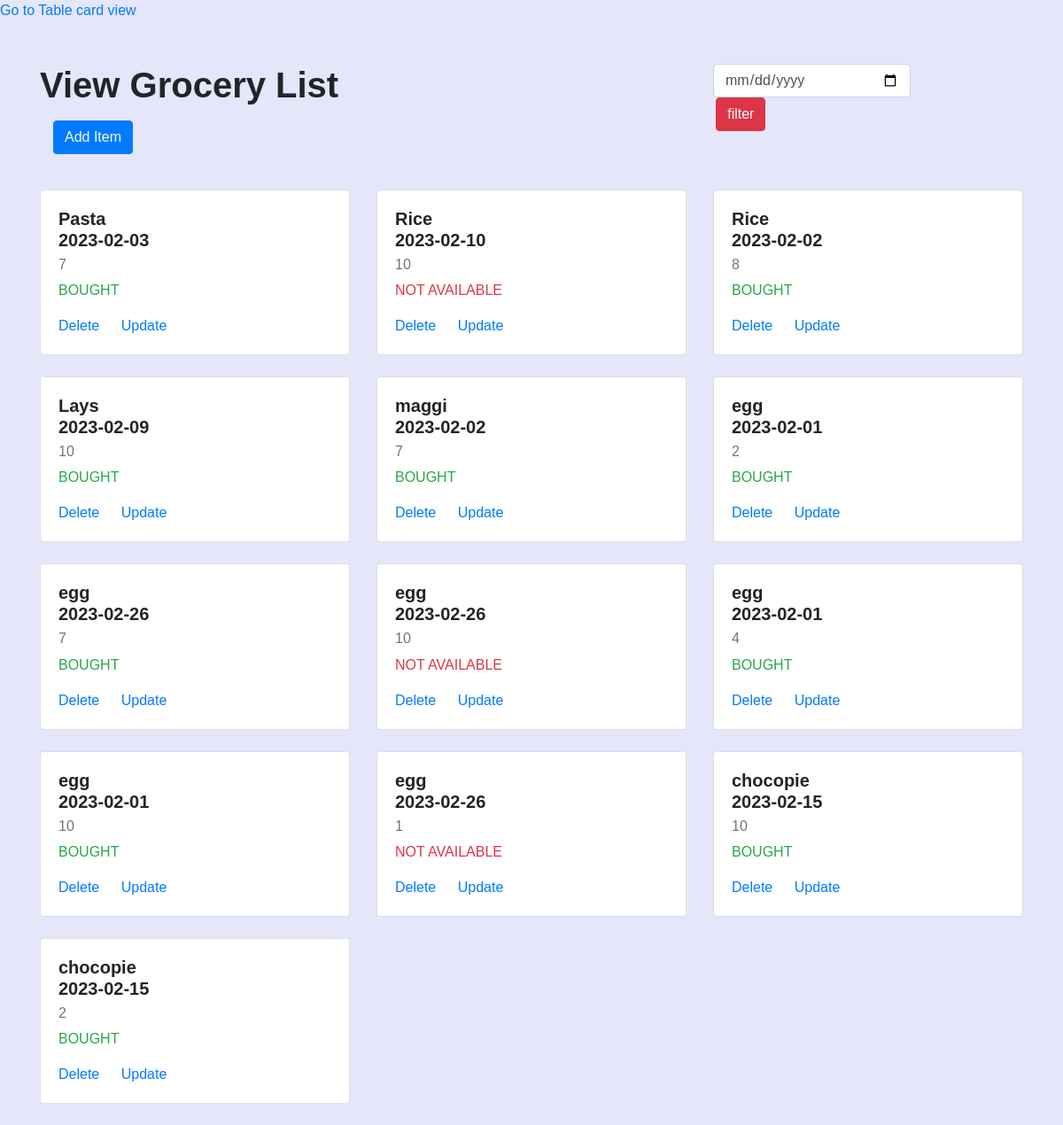
The page / on the database its author committed.
### tables this page shows
CREATE TABLE `grocerytb` (
  `id` int(10) NOT NULL,
  `Item_name` varchar(30) NOT NULL,
  `Item_Quantity` int(100) NOT NULL,
  `Item_status` varchar(20) NOT NULL,
  `Date` date NOT NULL
);

### index.php (the view, shortened to what this page needs)
<a href="table.php">Go to Table</a>
<a href="link.php">card view</a>
<?php
	include 'connect.php';
	if (isset($_POST['filter']))
	{
		$date=$_POST['idate'];
		$q="select * from grocerytb where Date='$date'";
		$query=mysqli_query($con,$q);
	}
	else {
		$q= "select * from grocerytb";
		$query=mysqli_query($con,$q);
	}
?>
<html>
<head>
	<link rel="stylesheet" href=
"https://maxcdn.bootstrapcdn.com/bootstrap/4.4.1/css/bootstrap.min.css">
	<link rel="stylesheet"
		href="css/style.css">
</head>
<body>
	<div class="container mt-5">
		<div class="row">
			<div class="col-lg-8">
				<h1>View Grocery List</h1>
				<div class="container my-3">
					<button class="btn btn-primary"><a href="add.php" class="text-light">Add Item</a></button></div>
				</div>
				<div class="col-lg-4">
				<div class="row">
					<div class="col-lg-8">
						<form method="post" action="">
							<input type="date"
								class="form-control"
								name="idate">
							<div class="col-lg-4"
								method="post">
								<input type="submit"
								class="btn btn-danger float-right"
								name="filter" value="filter">
							</div>
						</form>
					</div>
				</div>
			</div>
		</div>
		<div class="row mt-4">
			<?php
				while ($qq=mysqli_fetch_array($query))
				{
			?>
			<div class="col-lg-4">
				<div class="card">
					<div class="card-body">
						<h5 class="card-title">
							<?php echo $qq['Item_name']; ?> <br>
							<?php echo $qq['Date']; ?>
						</h5>
						<h6 class="card-subtitle mb-2 text-muted">
							<?php echo
							$qq['Item_Quantity']; ?>
						</h6>
						<?php
						if($qq['Item_status'] == 0) {
						?>
						<p class="text-info">PENDING</p>
						<?php
						} else if($qq['Item_status'] == 1) {
						?>
						<p class="text-success">BOUGHT</p>
						<?php } else { ?>
						<p class="text-danger">NOT AVAILABLE</p>
						<?php } ?>
						<a href=
						"delete.php?id=<?php echo $qq['id']; ?>"
							class="card-link">
							Delete
						</a>
						<a href="update.php?id=<?php echo $qq['id']; ?>"
							class="card-link">
							Update
						</a>
					</div>
				</div><br>
			</div>
			<?php
			}
			?>
		</div>
	</div>
</body>
</html>

### css/style.css (style rules this page uses)
body { font-family: 'Poppins', sans-serif; font-weight: 300; background-color: lavender; }
h1, h2, h3, h4, h5 { font-family: 'Poppins', sans-serif; font-weight: 700; }

### rows shown on the page
grocerytb: Item_name "Pasta", Date "2023-02-03", Item_Quantity "7", Item_status "BOUGHT"
grocerytb: Item_name "Rice", Date "2023-02-10", Item_Quantity "10", Item_status "NOT AVAILABLE"
grocerytb: Item_name "Rice", Date "2023-02-02", Item_Quantity "8", Item_status "BOUGHT"
grocerytb: Item_name "Lays", Date "2023-02-09", Item_Quantity "10", Item_status "BOUGHT"
grocerytb: Item_name "maggi", Date "2023-02-02", Item_Quantity "7", Item_status "BOUGHT"
grocerytb: Item_name "egg", Date "2023-02-01", Item_Quantity "2", Item_status "BOUGHT"
grocerytb: Item_name "egg", Date "2023-02-26", Item_Quantity "7", Item_status "BOUGHT"
grocerytb: Item_name "egg", Date "2023-02-26", Item_Quantity "10", Item_status "NOT AVAILABLE"
grocerytb: Item_name "egg", Date "2023-02-01", Item_Quantity "4", Item_status "BOUGHT"
grocerytb: Item_name "egg", Date "2023-02-01", Item_Quantity "10", Item_status "BOUGHT"
grocerytb: Item_name "egg", Date "2023-02-26", Item_Quantity "1", Item_status "NOT AVAILABLE"
grocerytb: Item_name "chocopie", Date "2023-02-15", Item_Quantity "10", Item_status "BOUGHT"
grocerytb: Item_name "chocopie", Date "2023-02-15", Item_Quantity "2", Item_status "BOUGHT"
